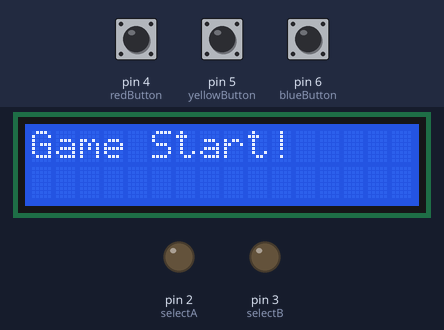
Bench run of a sketch on a simulated Arduino Uno, built with avr-gcc and run on an emulated ATmega328P. Shown: 16×2 character LCD, output pins drawn as LEDs (lit = HIGH). The test bench sets the inputs (shaded band); at power-on: pin 4 (redButton) LOW, pin 5 (yellowButton) LOW, pin 6 (blueButton) LOW.

Above: at 1.2 s.
1.3 s: pin 4 (redButton) pulled HIGH for 0.15 s
At 2.1 s:
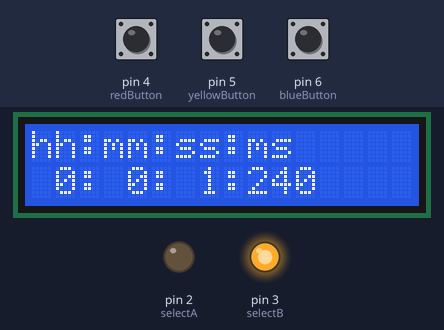
2.9 s: pin 5 (yellowButton) pulled HIGH for 0.15 s
At 3.3 s:
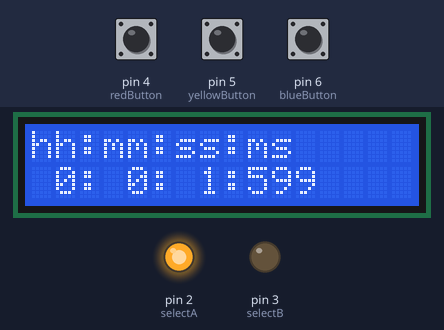
Timing chart, 0 to 5.9 s (numbered marks = the images above; inputs shaded):
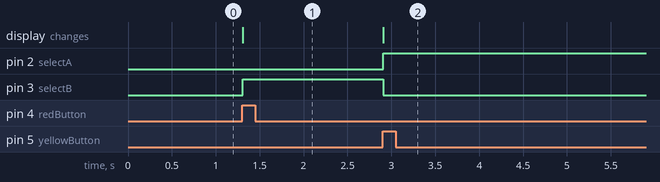

Measured:
- after the input at 1.3 s, pin 3 (selectB): LOW → HIGH at once; the display: changes at once (image 1)
- after the input at 2.9 s, pin 2 (selectA): LOW → HIGH at once; pin 3 (selectB): HIGH → LOW at once; the display: changes at once (image 2)

The sketch:

boardgame-timer.ino
```cpp
#include <LiquidCrystal.h>

const uint8_t selectA = 2;
const uint8_t selectB = 3;

const uint8_t redButton = 4;
const uint8_t yellowButton = 5;
const uint8_t blueButton = 6;
const uint8_t whiteButton = 7;

uint8_t index = 0b00;

LiquidCrystal lcd(12, 13, 8, 9, 10, 11);

void setup() {
  lcd.begin(16, 2);
  lcd.print("Game Start!");

  pinMode(selectA, OUTPUT);
  pinMode(selectB, OUTPUT);
  pinMode(redButton, INPUT);
  pinMode(yellowButton, INPUT);
  pinMode(blueButton, INPUT);
  pinMode(whiteButton, INPUT);
}

void buttonWait(int buttonPin){
  int buttonState = 0;
  while(1) {
    buttonState = digitalRead(buttonPin);
    if (buttonState == HIGH) {
      lcd.clear();
      increment(&index);
      return;
    }
  }
}

void increment(uint8_t *index) {
  *index = (*index + 0b01) & 0b11;
  if (*index > 0b11) {
    *index = 0b00;
  }
}

char* prettyprint(unsigned long milliseconds) {
  unsigned long hour = milliseconds / 3600000;
  milliseconds = milliseconds - 3600000 * hour;

  unsigned long minute = milliseconds / 60000;
  milliseconds = milliseconds - 60000 * minute;

  unsigned long second = milliseconds / 1000;
  milliseconds = milliseconds - 1000 * second;

  char* time = (char*)malloc(20 * sizeof(char));
  sprintf(time, "%2lu:%2lu:%2lu:%2lu", hour, minute, second, milliseconds);
  return time;
}

void loop() {
  unsigned long startTime = millis();

  switch (index) {
    case 0b00:
        digitalWrite(selectA, LOW);
        digitalWrite(selectB, LOW);
        buttonWait(redButton);
        break;
    case 0b01:
        digitalWrite(selectB, HIGH);
        buttonWait(yellowButton);
        break;
    case 0b10:
        digitalWrite(selectA, HIGH);
        digitalWrite(selectB, LOW);
        buttonWait(blueButton);
        break;
    case 0b11:
        digitalWrite(selectB, HIGH);
        buttonWait(whiteButton);
        break;
  }
  lcd.print("hh:mm:ss:ms");
  lcd.setCursor(0, 2);

  char* time = prettyprint(millis() - startTime);
  lcd.print(time);
  free(time);
}
```
